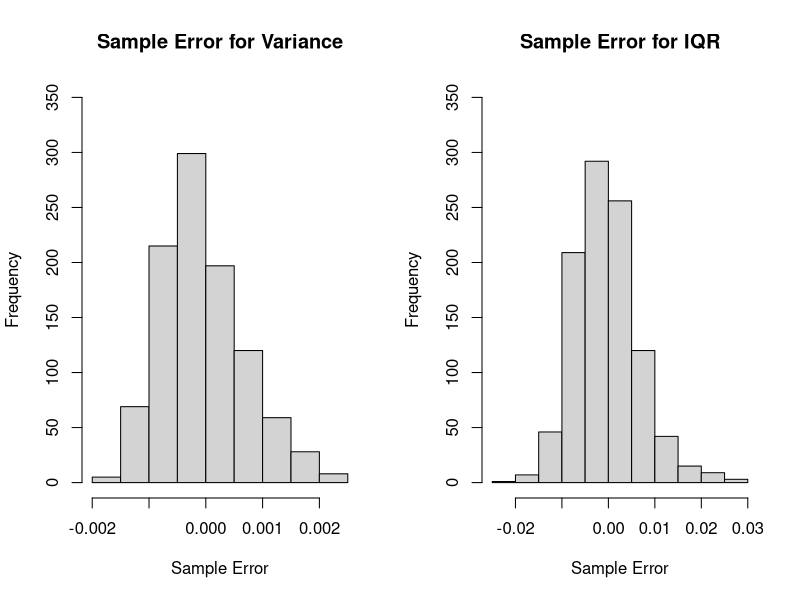

Write the R code that produced this figure.
## ---- chunk 1
knitr::opts_chunk$set(echo = TRUE)
## ---- chunk 2
data <- read.csv('EconomicMobility.csv')
## ---- chunk 3
VarIQR <- function(pop, N) {
  variance <- var(pop) * (N-1)/N
  iqr <- IQR(pop)
  c(variance, iqr)
}

N <- length(data[,1])
result <- VarIQR(data$Mobility, N)
## ---- chunk 4
SRSWOR <- function(pop, sampSize) {
  sample(pop, sampSize, replace = FALSE)
}

M <- 1000
n <- 100

samples <- sapply(1:M, function(i) SRSWOR(data$Mobility, n))
sample_attributes <- apply(samples, MARGIN=2, FUN=function(s) {
  VarIQR(s, length(s))
})
## ---- chunk 5
samp_error_var <- apply(sample_attributes, MARGIN=2, FUN=function(s) {
  s[1] - result[1]
})
samp_error_iqr <- apply(sample_attributes, MARGIN=2, FUN=function(s) {
  s[2] - result[2]
})

par(mfrow=c(1,2))
hist(samp_error_var, ylim=c(0,350), main="Sample Error for Variance", xlab="Sample Error")
hist(samp_error_iqr, ylim=c(0,350), main="Sample Error for IQR", xlab="Sample Error")
